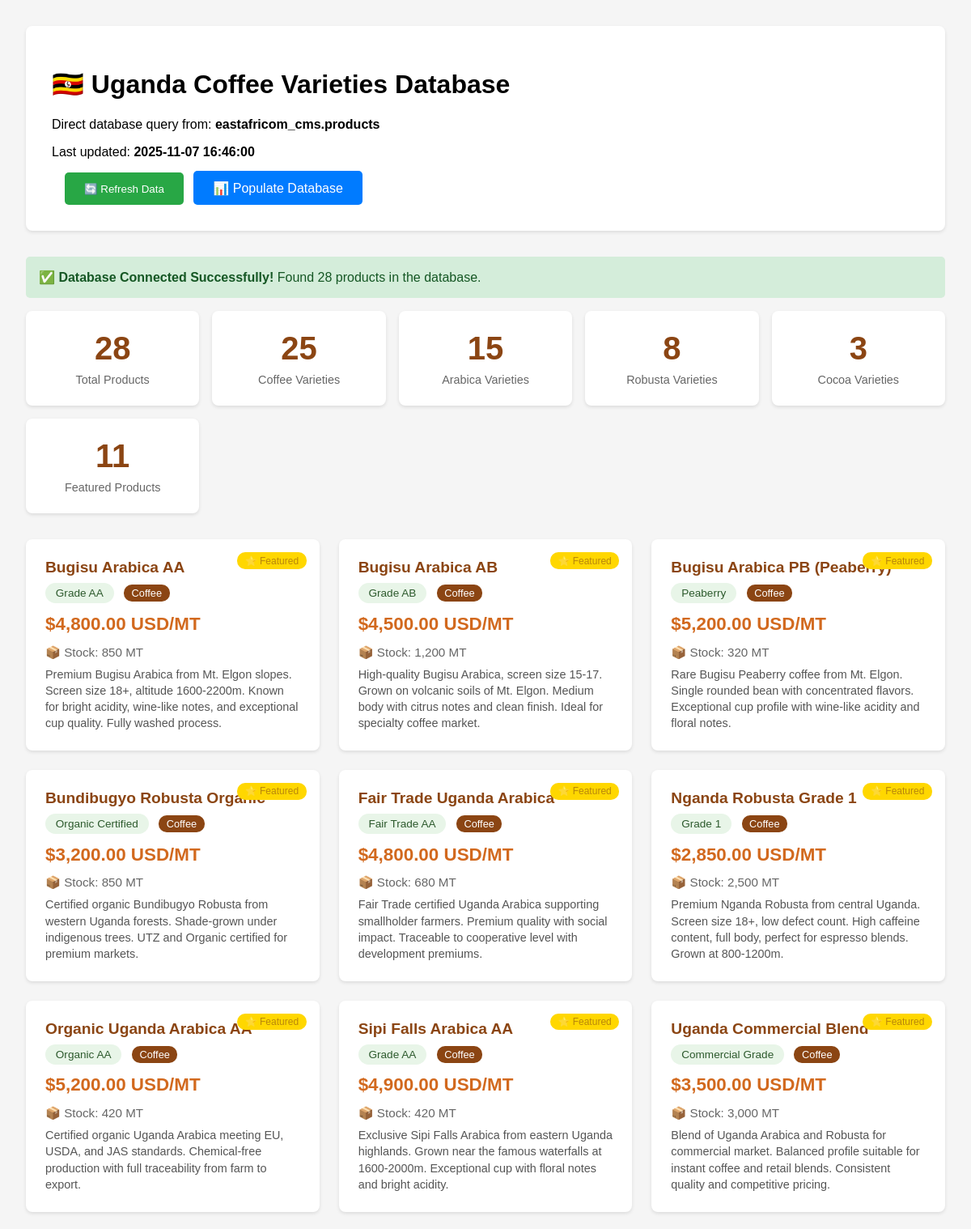
/view_products_direct.php (upper part), run on the app's committed database.
### tables this page shows
CREATE TABLE IF NOT EXISTS products (
    id INT AUTO_INCREMENT PRIMARY KEY,
    name VARCHAR(255) NOT NULL,
    price DECIMAL(10,2) NOT NULL,
    stock_quantity INT NOT NULL DEFAULT 0,
    grade VARCHAR(100),
    description TEXT,
    image_url VARCHAR(500),
    category ENUM('coffee', 'cocoa') DEFAULT 'coffee',
    active BOOLEAN DEFAULT TRUE,
    featured BOOLEAN DEFAULT FALSE,
    last_updated TIMESTAMP DEFAULT CURRENT_TIMESTAMP ON UPDATE CURRENT_TIMESTAMP,
    created_at TIMESTAMP DEFAULT CURRENT_TIMESTAMP,
    
    INDEX idx_active (active),
    INDEX idx_category (category),
    INDEX idx_featured (featured)
);

### view_products_direct.php (the view, shortened to what this page needs)
<?php
try {
    $database = new Database();
    $pdo = $database->getConnection();
    $stmt = $pdo->query("SELECT * FROM products ORDER BY featured DESC, category, name");
    $products = $stmt->fetchAll(PDO::FETCH_ASSOC);
    $stats = [
        'total' => count($products),
        'coffee' => count(array_filter($products, fn($p) => $p['category'] === 'coffee')),
        'cocoa' => count(array_filter($products, fn($p) => $p['category'] === 'cocoa')),
        'arabica' => count(array_filter($products, fn($p) => stripos($p['name'], 'arabica') !== false)),
        'robusta' => count(array_filter($products, fn($p) => stripos($p['name'], 'robusta') !== false)),
        'featured' => count(array_filter($products, fn($p) => $p['featured'] == 1))
    ];
} catch (Exception $e) {
    $error = $e->getMessage();
    $products = [];
    $stats = ['total' => 0, 'coffee' => 0, 'cocoa' => 0, 'arabica' => 0, 'robusta' => 0, 'featured' => 0];
}
?>
<!DOCTYPE html>
<html lang="en">
<head>
</head>
<body>
    <div class="container">
        <div class="header">
            <h1>🇺🇬 Uganda Coffee Varieties Database</h1>
            <p>Direct database query from: <strong>eastafricom_cms.products</strong></p>
            <p>Last updated: <strong><?php echo date('Y-m-d H:i:s'); ?></strong></p>
            <button onclick="window.location.reload()" class="refresh-btn">🔄 Refresh Data</button>
            <a href="populate_varieties.html" style="background: #007bff; color: white; text-decoration: none; padding: 0.8rem 1.5rem; border-radius: 5px; margin-left: 0.5rem;">📊 Populate Database</a>
        </div>
        <?php if (isset($error)): ?>
            <div class="error">
                <strong>Database Error:</strong> <?php echo htmlspecialchars($error); ?>
                <br><small>Make sure WAMP is running and the database is properly configured.</small>
            </div>
        <?php else: ?>
            <div class="success">
                <strong>✅ Database Connected Successfully!</strong>
                Found <?php echo $stats['total']; ?> products in the database.
            </div>
        <?php endif; ?>
        <div class="stats">
            <div class="stat-card">
                <div class="stat-number"><?php echo $stats['total']; ?></div>
                <div class="stat-label">Total Products</div>
            </div>
            <div class="stat-card">
                <div class="stat-number"><?php echo $stats['coffee']; ?></div>
                <div class="stat-label">Coffee Varieties</div>
            </div>
            <div class="stat-card">
                <div class="stat-number"><?php echo $stats['arabica']; ?></div>
                <div class="stat-label">Arabica Varieties</div>
            </div>
            <div class="stat-card">
                <div class="stat-number"><?php echo $stats['robusta']; ?></div>
                <div class="stat-label">Robusta Varieties</div>
            </div>
            <div class="stat-card">
                <div class="stat-number"><?php echo $stats['cocoa']; ?></div>
                <div class="stat-label">Cocoa Varieties</div>
            </div>
            <div class="stat-card">
                <div class="stat-number"><?php echo $stats['featured']; ?></div>
                <div class="stat-label">Featured Products</div>
            </div>
        </div>
        <?php if (!empty($products)): ?>
            <div class="products-grid">
                <?php foreach ($products as $product): ?>
                    <div class="product-card">
                        <?php if ($product['featured']): ?>
                            <div class="featured-badge">⭐ Featured</div>
                        <?php endif; ?>
                        <div class="product-name"><?php echo htmlspecialchars($product['name']); ?></div>
                        <div style="margin-bottom: 0.8rem;">
                            <?php if ($product['grade']): ?>
                                <span class="product-grade"><?php echo htmlspecialchars($product['grade']); ?></span>
                            <?php endif; ?>
                            <span class="category-tag"><?php echo ucfirst($product['category']); ?></span>
                        </div>
                        <div class="product-price">$<?php echo number_format($product['price'], 2); ?> USD/MT</div>
                        <div class="product-stock">📦 Stock: <?php echo number_format($product['stock_quantity']); ?> MT</div>
                        <?php if ($product['description']): ?>
                            <div class="product-description">
                                <?php echo htmlspecialchars($product['description']); ?>
                            </div>
                        <?php endif; ?>
                    </div>
                <?php endforeach; ?>
            </div>
        <?php endif; ?>
    </div>
</body>
</html>

### view_products_direct.php (style rules this page uses)
body { font-family: Arial, sans-serif; margin: 2rem; background: #f5f5f5; }
.container { max-width: 1200px; margin: 0 auto; }
.header { background: #fff; padding: 2rem; border-radius: 8px; margin-bottom: 2rem; box-shadow: 0 2px 4px rgba(0,0,0,0.1); }
.stats { display: grid; grid-template-columns: repeat(auto-fit, minmax(180px, 1fr)); gap: 1rem; margin-bottom: 2rem; }
.stat-card { background: #fff; padding: 1.5rem; border-radius: 8px; text-align: center; box-shadow: 0 2px 4px rgba(0,0,0,0.1); }
.stat-number { font-size: 2.5rem; font-weight: bold; color: #8B4513; }
.stat-label { color: #666; margin-top: 0.5rem; font-size: 0.9rem; }
.products-grid { display: grid; grid-template-columns: repeat(auto-fill, minmax(320px, 1fr)); gap: 1.5rem; }
.product-card { background: #fff; border-radius: 8px; padding: 1.5rem; box-shadow: 0 2px 4px rgba(0,0,0,0.1); position: relative; }
.product-name { font-size: 1.2rem; font-weight: bold; color: #8B4513; margin-bottom: 0.5rem; }
.product-grade { background: #e8f5e8; color: #2d5a2d; padding: 0.3rem 0.8rem; border-radius: 15px; font-size: 0.85rem; display: inline-block; margin-right: 0.5rem; }
.product-price { font-size: 1.4rem; font-weight: bold; color: #d2691e; margin: 0.8rem 0; }
.product-stock { color: #666; margin-bottom: 0.5rem; font-size: 0.95rem; }
.product-description { color: #555; font-size: 0.9rem; line-height: 1.4; }
.featured-badge { background: #ffd700; color: #b8860b; padding: 0.2rem 0.6rem; border-radius: 10px; font-size: 0.75rem; position: absolute; top: 1rem; right: 1rem; }
.category-tag { background: #8B4513; color: white; padding: 0.2rem 0.6rem; border-radius: 10px; font-size: 0.8rem; }
.success { background: #d4edda; color: #155724; padding: 1rem; border-radius: 5px; margin: 1rem 0; }
.refresh-btn { background: #28a745; color: white; border: none; padding: 0.8rem 1.5rem; border-radius: 5px; cursor: pointer; margin-left: 1rem; }

### data on the page
products: featured "⭐ Featured", name "Bugisu Arabica AA", grade "Grade AA", category "Coffee", price "4,800.00", stock_quantity "850", description "Premium Bugisu Arabica from Mt. Elgon slopes. Screen size 18+, altitude 1600-2200m. Known for bright acidity, wine-like notes, and exceptional cup quality. Fully washed process."
products: featured "⭐ Featured", name "Bugisu Arabica AB", grade "Grade AB", category "Coffee", price "4,500.00", stock_quantity "1,200", description "High-quality Bugisu Arabica, screen size 15-17. Grown on volcanic soils of Mt. Elgon. Medium body with citrus notes and clean finish. Ideal for specialty coffee market."
products: featured "⭐ Featured", name "Bugisu Arabica PB (Peaberry)", grade "Peaberry", category "Coffee", price "5,200.00", stock_quantity "320", description "Rare Bugisu Peaberry coffee from Mt. Elgon. Single rounded bean with concentrated flavors. Exceptional cup profile with wine-like acidity and floral notes."
products: featured "⭐ Featured", name "Bundibugyo Robusta Organic", grade "Organic Certified", category "Coffee", price "3,200.00", stock_quantity "850", description "Certified organic Bundibugyo Robusta from western Uganda forests. Shade-grown under indigenous trees. UTZ and Organic certified for premium markets."
products: featured "⭐ Featured", name "Fair Trade Uganda Arabica", grade "Fair Trade AA", category "Coffee", price "4,800.00", stock_quantity "680", description "Fair Trade certified Uganda Arabica supporting smallholder farmers. Premium quality with social impact. Traceable to cooperative level with development premiums."
products: featured "⭐ Featured", name "Nganda Robusta Grade 1", grade "Grade 1", category "Coffee", price "2,850.00", stock_quantity "2,500", description "Premium Nganda Robusta from central Uganda. Screen size 18+, low defect count. High caffeine content, full body, perfect for espresso blends. Grown at 800-1200m."
products: featured "⭐ Featured", name "Organic Uganda Arabica AA", grade "Organic AA", category "Coffee", price "5,200.00", stock_quantity "420", description "Certified organic Uganda Arabica meeting EU, USDA, and JAS standards. Chemical-free production with full traceability from farm to export."
products: featured "⭐ Featured", name "Sipi Falls Arabica AA", grade "Grade AA", category "Coffee", price "4,900.00", stock_quantity "420", description "Exclusive Sipi Falls Arabica from eastern Uganda highlands. Grown near the famous waterfalls at 1600-2000m. Exceptional cup with floral notes and bright acidity."
products: featured "⭐ Featured", name "Uganda Commercial Blend", grade "Commercial Grade", category "Coffee", price "3,500.00", stock_quantity "3,000", description "Blend of Uganda Arabica and Robusta for commercial market. Balanced profile suitable for instant coffee and retail blends. Consistent quality and competitive pricing."

### other printed values
$stats['total'] "28"
$stats['coffee'] "25"
$stats['arabica'] "15"
$stats['robusta'] "8"
$stats['cocoa'] "3"
$stats['featured'] "11"
